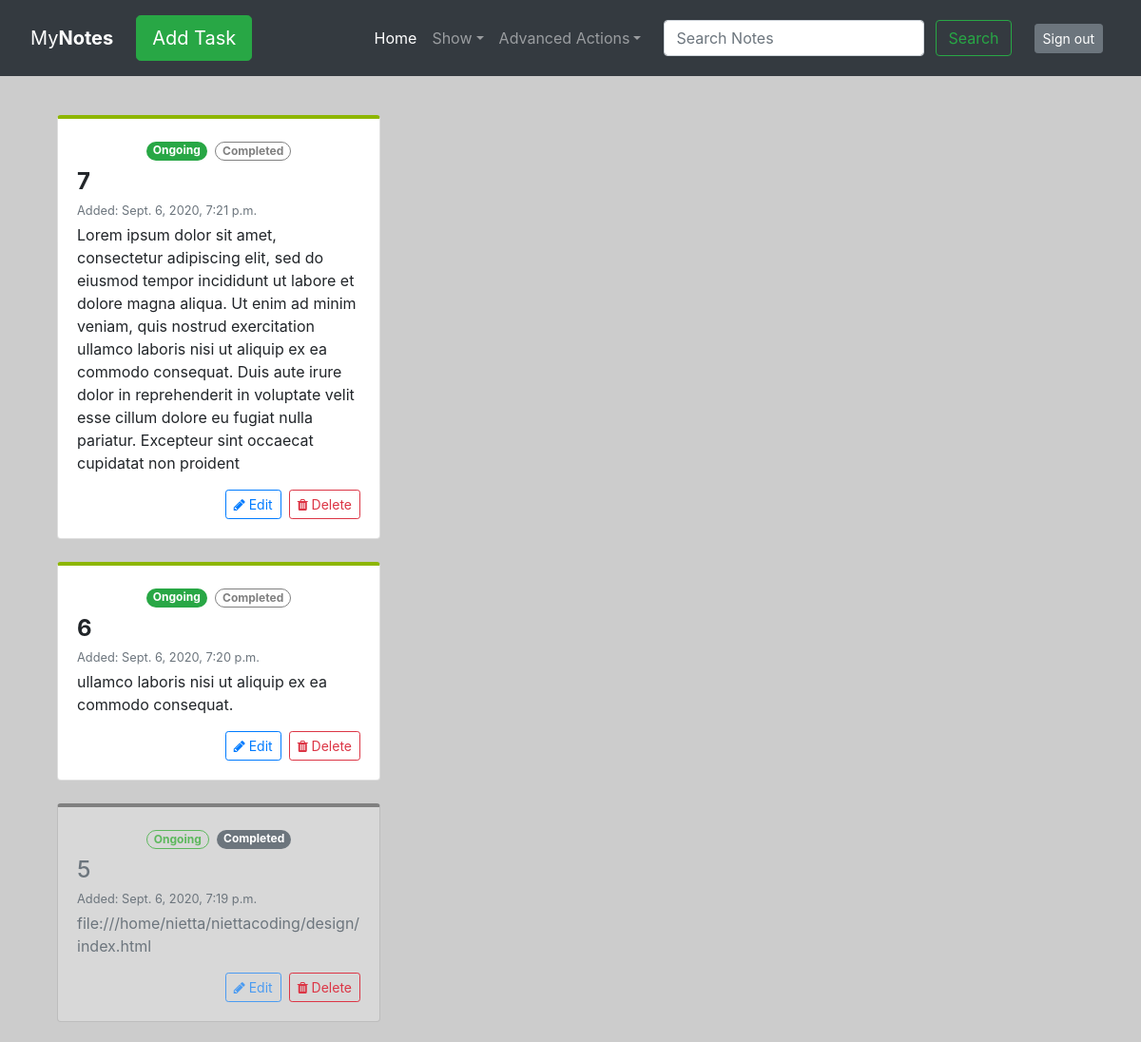
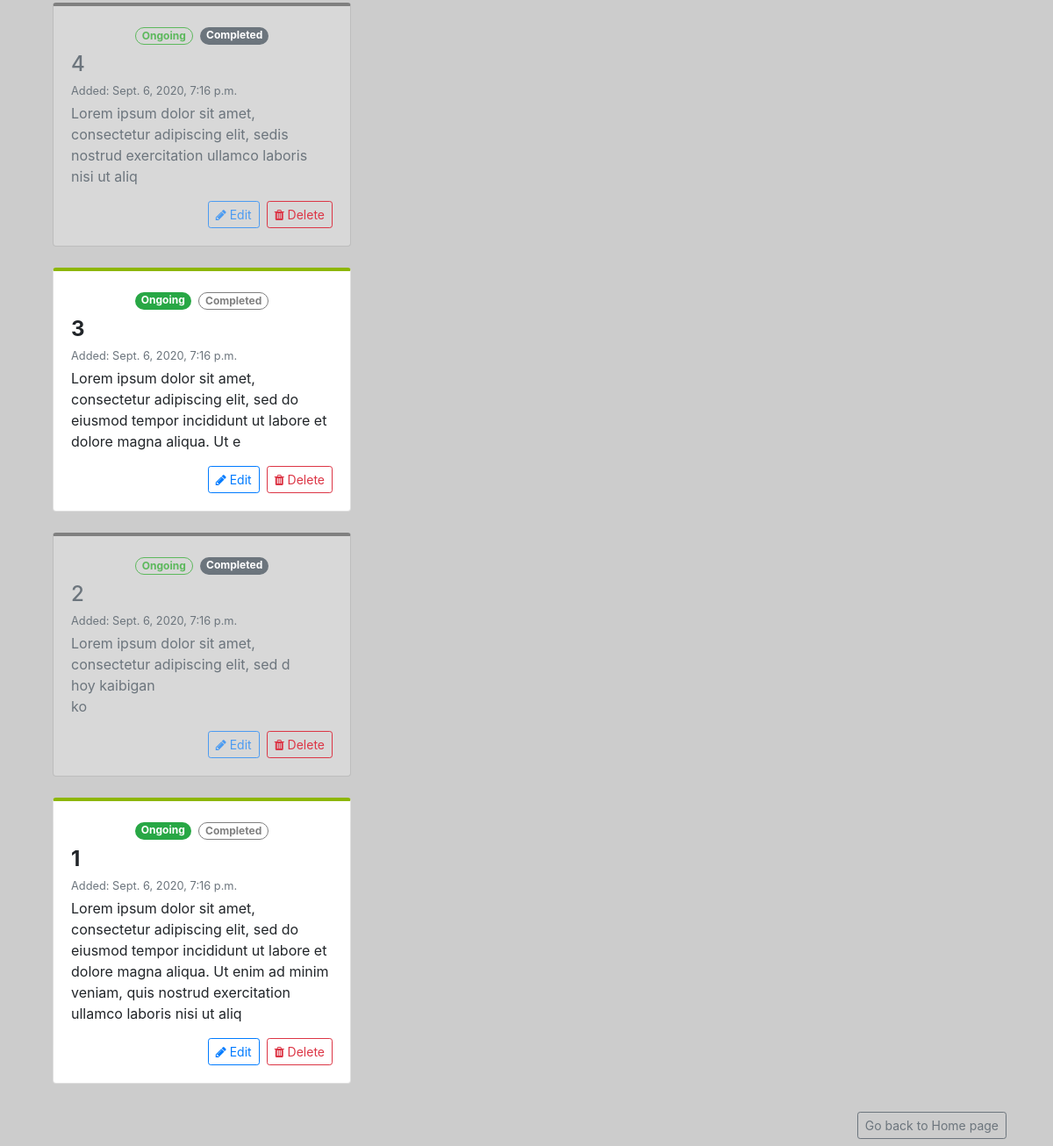
Page / (signed in) on the earlier database version (2 pictures, top to bottom).
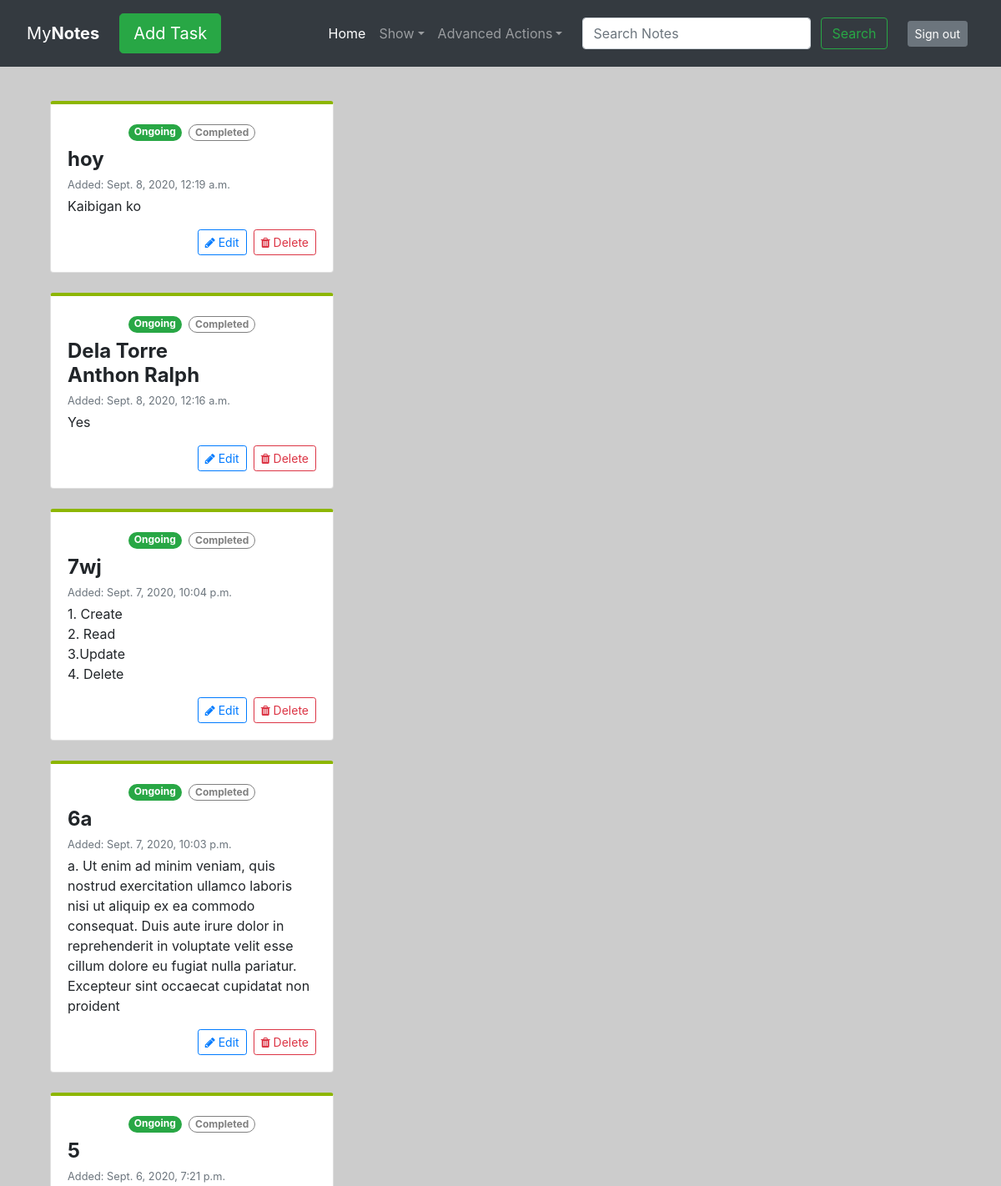
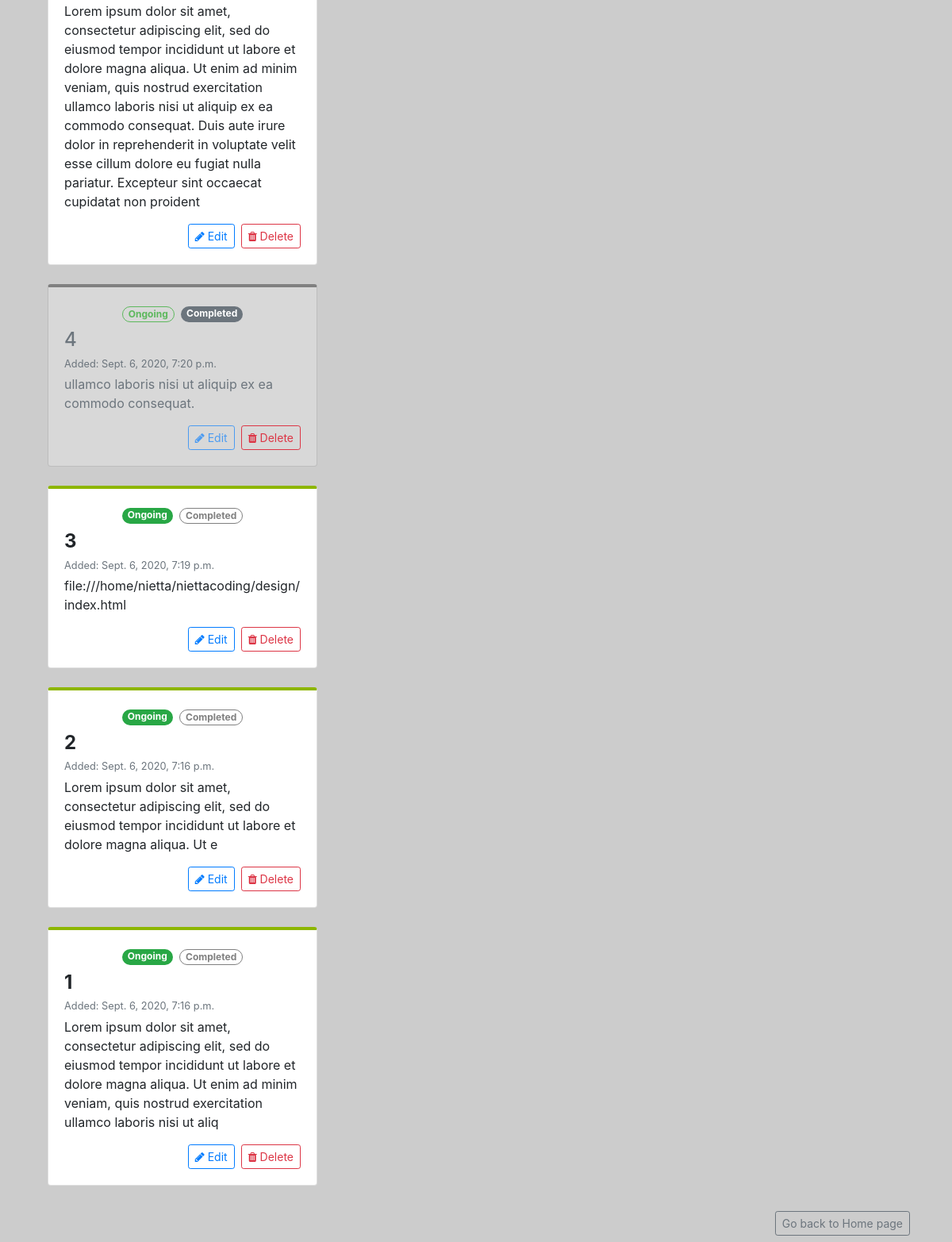
Same page on the later database version (2 pictures, top to bottom).
### list/models.py (models this page shows, shortened)
class Item(models.Model):
    item=models.CharField (max_length=200)
    description=models.TextField (max_length=900)
    completed=models.BooleanField(default=False)
    created=models.DateTimeField(auto_now_add=True)

### list/views.py (the view, shortened to what this page needs)
# urls.py: path('',views.index, name='index'),
@login_required(login_url='login')
def index(request):
    items= Item.objects.all().order_by('-created')
    return render(request,'index.html', context={'items': items})

### list/templates/index.html (shortened to what this page needs)
{% extends 'base.html' %}
{% block content %}
<div class="grid">
  <div class="grid-sizer col-lg-4 col-md-6 col-sm-6"></div>
  {% for item in items%}
  {%if item.completed%}
  <div class="grid-item col-lg-4 col-md-6 col-sm-6">
    <div class="card mb-4 text-muted bg-light1 b2">
      <div class="card-body">
        <div class="pb-2 d-flex justify-content-center">
          <a href="{%url 'uncross' item.id%}"> <span class="badge badge-pill badge-outline-success">Ongoing</span></a>
          <span class="badge badge-pill badge-secondary mt-1 ml-2">Completed</span>
        </div>
        <h4 class="card-title">{{item.item | linebreaksbr}}</h4>
        <small>
          <p class="mb-1 text-muted card-subtitle">Added: {{item.created }}</p>
        </small>
        <p class="card-text">{{item.description | linebreaksbr}}</p>
        <div class="d-flex justify-content-end">
          <button type="button" class="btn btn-outline-primary btn-sm mr-2 disabled">
            <i class="fa fa-pencil mr-1"></i>Edit
          </button>
          <a>
            <button type="button" class="btn btn-outline-danger btn-sm raise" data-toggle="modal" data-target="#del">
              <i class="fa fa-trash"></i> Delete
            </button>
          </a>
        </div>
      </div>
    </div>
  </div>
  {%else%}
  <div class="grid-item col-lg-4 col-md-6 col-sm-6">
    <div class="card mb-4 box-shadow b1 card1">
      <div class="card-body">
        <div class="pb-2 d-flex justify-content-center">
          <span class="badge badge-pill badge-success mt-1 mr-2">Ongoing</span>
          <a href="{%url 'cross_off' item.id%}"><span
              class="badge badge-pill badge-outline-secondary">Completed</span></a>
        </div>
        <h4 class="card-title"><strong>{{item.item | linebreaksbr}}</strong></h4>
        <small>
          <p class="mb-1 text-muted card-subtitle">Added: {{item.created}}</p>
        </small>
        <p class="card-text">{{item.description | linebreaksbr}}</p>
        <div class="d-flex justify-content-end">
          <a data-toggle="modal" data-target="#{%url 'edit' item.id%}">
            <button type="button" class="btn btn-outline-primary btn-sm mr-2 raise">
              <i class="fa fa-pencil mr-1"></i>Edit
            </button>
          </a>
          <a>
            <button type="button" class="btn btn-outline-danger btn-sm raise" data-toggle="modal" data-target="#{%url 'delete' item.id%}">
              <i class="fa fa-trash"></i> Delete
            </button>
          </a>
        </div>
      </div>
    </div>
  </div>
  {%endif%}
  {%endfor%}
</div>
<div class="d-flex align-items-end mt-auto p-2 flex-row-reverse"><a href="/"><button type="button"
      class="btn btn-outline-secondary btn-sm">Go back to Home page</button></a></div>
{% endblock %}

### list/templates/base.html (shortened to what this page needs)
<!doctype html>
<html lang="en">
<head>
  <link rel="stylesheet" href="https://maxcdn.bootstrapcdn.com/bootstrap/4.0.0/css/bootstrap.min.css"
>
  <link rel="stylesheet" href="https://cdnjs.cloudflare.com/ajax/libs/font-awesome/4.7.0/css/font-awesome.min.css">
</head>
<body>
  <nav class="navbar navbar-expand-lg navbar-dark fixed-top bg-dark p-3 pl-4">
    <a class="navbar-brand px-2" href="/">My<strong>Notes</strong></a>
    <ul class="navbar-nav ml-auto mr-2">
      <li>
        <button type="button" class="btn btn-success btn-lg" data-toggle="modal" data-target="#exampleModalCenter">
          Add Task
        </button>
      </li>
    </ul>
    <div class="collapse navbar-collapse pr-4" id="navbarCollapse">
      <ul class="navbar-nav ml-auto mr-2 ">
        <li class="nav-item active">
          <a class="nav-link" href="/"> Home <span class="sr-only">(current)</span></a>
        </li>
        <li class="nav-item dropdown">
          <a class="nav-link dropdown-toggle" href="#" id="dropdown03" data-toggle="dropdown" aria-haspopup="true"
            aria-expanded="false">Show</a>
        </li>
        <li class="nav-item dropdown">
          <a class="nav-link dropdown-toggle" href="#" id="dropdown03" data-toggle="dropdown" aria-haspopup="true"
            aria-expanded="false">Advanced Actions</a>
        </li>
      </ul>
      <form class="form-inline mt-2 mt-md-0" method="GET" action="{% url 'search' %}">
        <input class="form-control mr-sm-2 ml-2" type="text" placeholder="Search Notes" name="q" value="{{request.GET.q}}">
        <button class="btn btn-outline-success my-2 my-sm-0 ml-1 mr-4" type="submit">Search</button>
      </form>
      <a href="{%url 'logout_user'%}" class="btn btn-secondary btn-sm">Sign out</a>
    </div>
  </nav>
  <br>
  <div class=" album bg pt-5">
    <div class="container pt-5">
      {% block content %}{% endblock %}
    </div>
  </div>
</body>
</html>

### list/templates/base.html (style rules this page uses)
body { background-color: #cccccc; }
.bg { background-color: #cccccc; }
.bg-light1 { background-color: #d8d8d8; }
.badge.badge-pill { border-radius: 10rem }
.badge-outline-secondary { color: #808080; border: 1px solid #808080; }
.badge-outline-success { color: #5cb85c; border: 1px solid #5cb85c; }
.b1 { border-top: 4px solid #8db600; }
.b2 { border-top: 4px solid #808080; }
div.card1 { transition: all 1s ease 0s; }

Differences in the rows shown:
removed Item: item "4", created "Sept. 6, 2020, 7:16 p.m.", description "Lorem ipsum dolor sit amet, consectetur adipiscing elit, sedis nostrud exercitation ullamco laboris nisi ut aliq"
removed Item: item "2", created "Sept. 6, 2020, 7:16 p.m.", description "Lorem ipsum dolor sit amet, consectetur adipiscing elit, sed d hoy kaibigan ko"
added Item: item "hoy", created "Sept. 8, 2020, 12:19 a.m.", description "Kaibigan ko"
added Item: item "Dela Torre Anthon Ralph", created "Sept. 8, 2020, 12:16 a.m.", description "Yes"
added Item: item "7wj", created "Sept. 7, 2020, 10:04 p.m.", description "1. Create 2. Read 3.Update 4. Delete"
added Item: item "6a", created "Sept. 7, 2020, 10:03 p.m.", description "a. Ut enim ad minim veniam, quis nostrud exercitation ullamco laboris nisi ut aliquip ex ea commodo consequat. Duis aute irure dolor in reprehenderit in voluptate velit esse cillum dolore eu fugiat nulla pariatur. Excepteur sint occaecat cupidatat non proident"
changed Item "Sept. 6, 2020, 7:21 p.m.": item "7" → "5"
changed Item "ullamco laboris nisi ut aliquip ex ea commodo consequat.": completed False → True (drawn); item "6" → "4"
changed Item "file:///home/nietta/niettacoding/design/index.html": completed True → False (drawn); item "5" → "3"
changed Item (number 8 of 9 on the later page): item "3" → "2"
